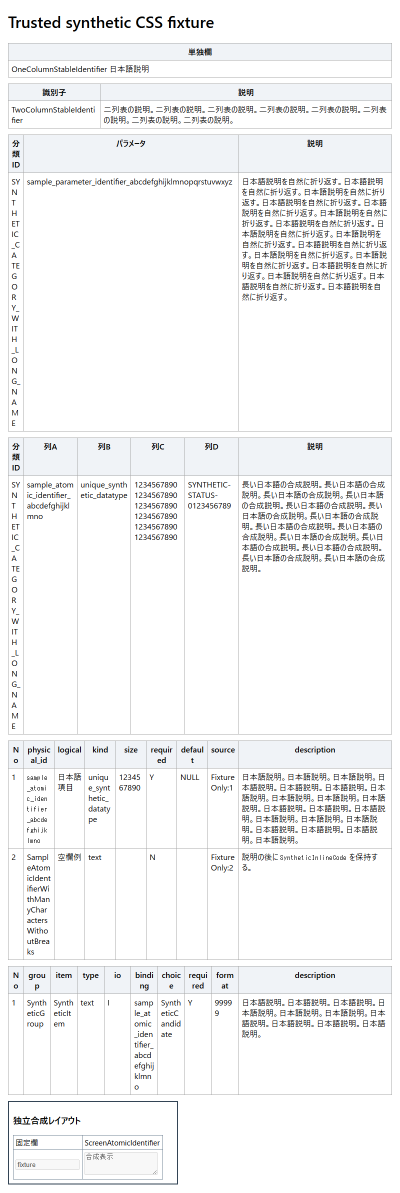
#> input picture agents/reverse-agent/test-report/20261013-rerun-12h/source-pilot/table-css-prototype-r01/baseline-800/document.png, 800 x 2385 px, found by its file name (shown at 1/2 size)
$ python prepare_comparison_tiles.py
#> lines starting #> are read from the running program, lines starting #| are printed output that depends on the picture
"""Lossless comparison crops for actual original-scale visual review."""
from pathlib import Path
import hashlib
import json
from PIL import Image

PARENT=Path(__file__).resolve().parent.parent
records=[]
for version in ('r01','r02','r03'):
 root=PARENT/('table-css-prototype-'+version)
 dest=root/'native-comparison-tiles';dest.mkdir(exist_ok=False)
 images=[]
 for case in ('baseline-1440','candidate-1440','baseline-800','candidate-800'):
  source=root/case/'document.png'
  raw=source.read_bytes()
  with Image.open(source) as image:
#> image is the input picture: PIL image 800x2385 RGB; mean R, G, B 243.8, 244.2, 244.7
   image.load();tiles=[];height=image.height
#> after `height = image.height`: height = 2385
   cursor=0;number=1
   while cursor<height:
    bottom=min(cursor+1600,height)
#> bottom = 1600
    path=dest/(case+'-'+str(number).zfill(2)+'.png')
    image.crop((0,cursor,image.width,bottom)).save(path)
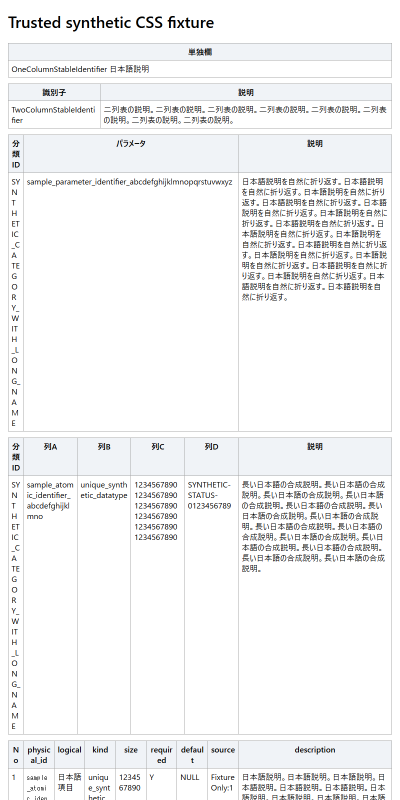
#> saved as baseline-1440-01.png: PIL image 800x1600 RGB (shown at 1/2 size); mean R, G, B 243, 243.5, 244.1
    with Image.open(path) as saved:
     if saved.size!=(image.width,bottom-cursor) or saved.convert('RGBA').tobytes()!=image.crop((0,cursor,image.width,bottom)).convert('RGBA').tobytes():
      raise ValueError('Lossless comparison region mismatch')
    tile={'path':str(path),'sha256':hashlib.sha256(path.read_bytes()).hexdigest(),
          'sourceRectangle':{'x':0,'y':cursor,'width':image.width,'height':bottom-cursor},'scale':1,'pixelExact':True}
    tiles.append(tile)
    if bottom==height:break
    cursor=bottom-100;number+=1
#> after `cursor = bottom - 100`: cursor = 1500
   images.append({'case':case,'source':str(source),'sourceSha256':hashlib.sha256(raw).hexdigest(),
                 'sourceSize':[image.width,image.height],'tiles':tiles,'fullPixelCoverage':True})
 data={'schema':'synthetic-comparison-native-inventory/1','version':version,'images':images,
       'tileCount':sum(len(x['tiles']) for x in images),'actualVisualReview':'PENDING'}
 out=dest/'inventory.json';out.write_text(json.dumps(data,ensure_ascii=False,indent=2),encoding='utf-8')
 records.append({'version':version,'inventory':str(out),'tileCount':data['tileCount'],
                 'images':[{'case':x['case'],'size':x['sourceSize']} for x in images]})
print(json.dumps(records,ensure_ascii=False))
